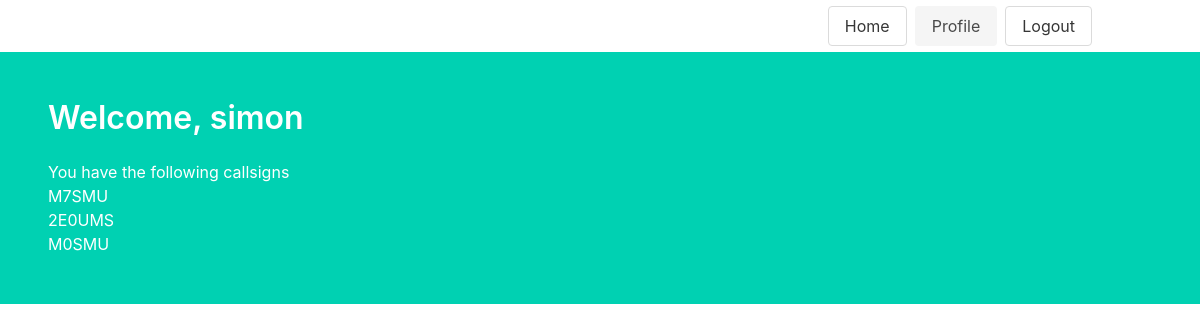
The page /users/simon (signed in) on the database as committed earlier.
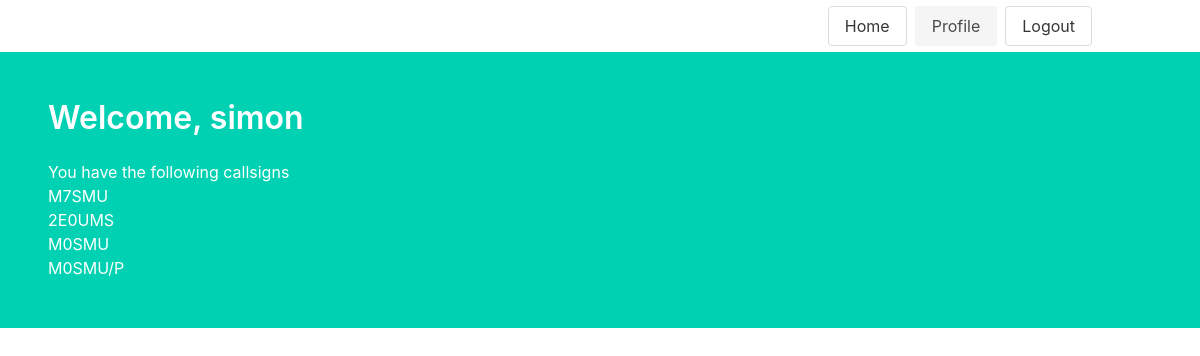
The same page on the database as committed later.
### logger/models.py (models this page shows)
class Callsign(db.Model):
    id = db.Column(db.Integer, primary_key=True) # primary keys are required by SQLAlchemy
    name = db.Column(db.String(1000), unique=True)
    user_id = db.Column(db.Integer, db.ForeignKey('user.id'), nullable=False)

### logger/users/views.py (the view)
@users.route('/<user>')
@login_required
def profile(user):
    return render_template('profile.html', name=current_user.name, callsigns=current_user.callsigns)

### logger/application.py (called while the page is built)
def create_app():
    app = Flask(__name__)
    app.config.from_object(Config)
    db.init_app(app)
    login_manager = LoginManager()
    login_manager.login_view = 'users.login'
    login_manager.init_app(app)
    from logger.models import User
    @login_manager.user_loader
    def load_user(user_id):
        return User.query.get(int(user_id))
    app.register_blueprint(users, url_prefix='/users')
    app.register_blueprint(callsigns, url_prefix='/callsigns')
    @app.route("/")
    def index():
        return render_template('index.html')
    return app

### logger/templates/profile.html
{% extends "base.html" %}
{% block content %}
<h1 class="title">
  Welcome, {{ name }}
</h1>
{% if (callsigns is defined) and callsigns %}
<h2>
  You have the following callsigns
</h2>
{% endif %}
<h2>
        <ul>
        {% for callsign in callsigns %}
               <li> <a href="{{ url_for ('callsigns.call', callsign=callsign['name'] | replace('/','_'))  }}">{{ callsign['name'] }}</a></li>
        {% else %}
        You have no callsigns defined, please add one.
        <button class="button is-link" onclick='window.location.href="https://twitter.com/home?lang=en";'>Add Callsign</button>
        {% endfor %}
        </ul>
</h2>
{% endblock %}

Rows that differ between the two databases and show on the page:
added Callsign: name "M0SMU/P"
